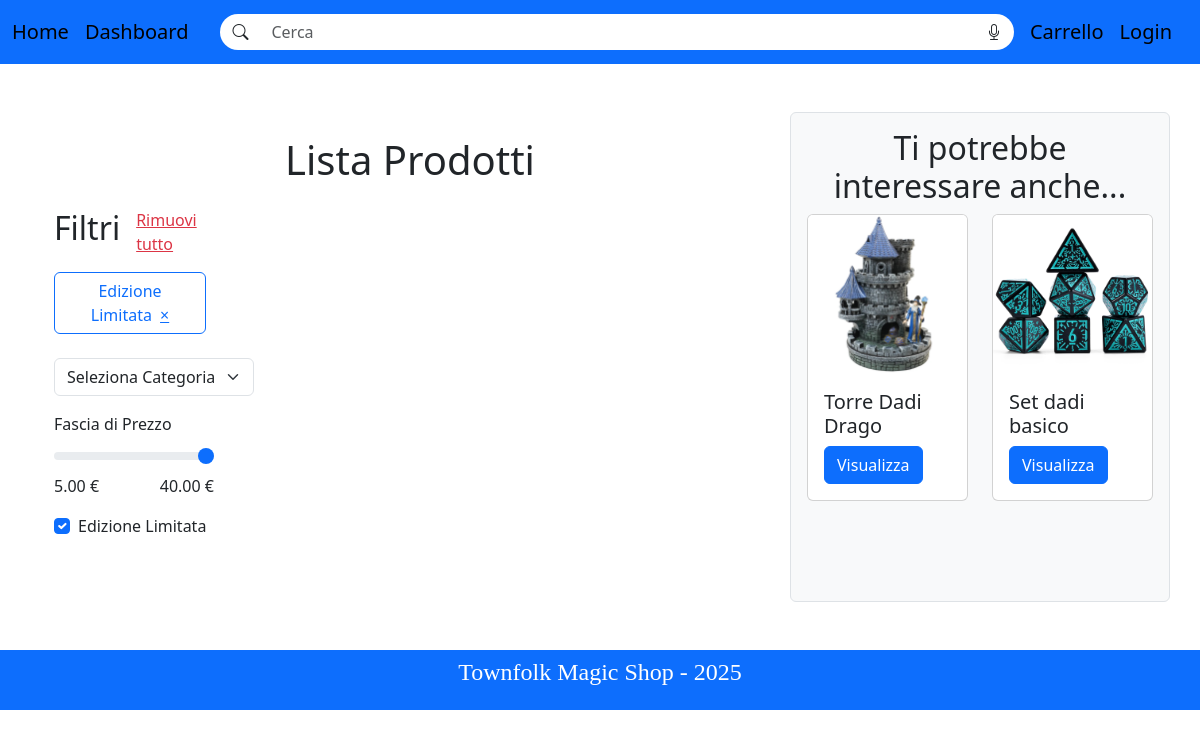
The app's page /dashboard.php?edizioneLimitata=1 with its own data.
### tables this page shows
CREATE TABLE `prodotti` (
  `id` int(11) NOT NULL,
  `id_categoria` int(11) NOT NULL,
  `id_venditore` int(11) NOT NULL,
  `titolo` varchar(150) NOT NULL,
  `descrizione` text NOT NULL,
  `prezzo` decimal(10,2) NOT NULL,
  `sconto` decimal(5,2) DEFAULT 0.00,
  `quantita_disponibile` int(11) NOT NULL,
  `immagine` varchar(250) NOT NULL,
  `data_creazione` timestamp NOT NULL DEFAULT current_timestamp(),
  `data_aggiornamento` timestamp NULL DEFAULT NULL ON UPDATE current_timestamp(),
  `edizione_limitata` tinyint(1) NOT NULL DEFAULT 0
);

### dashboard.php (called while the page is built)
<?php
require_once 'bootstrap.php';
$templateParams["titolo"] = "TownfolkMagicShop - Prodotti";
$minPrice = $dbh->getMinPrice();
$maxPrice = $dbh->getMaxPrice();
$selectedCategory = isset($_GET['categoria']) ? $_GET['categoria'] : '';
$selectedMaxPrice = isset($_GET['prezzoMax']) ? $_GET['prezzoMax'] : $maxPrice;
$limitedEdition = isset($_GET['edizioneLimitata']) && $_GET['edizioneLimitata'] == '1' ? true : false;
$templateParams["categorie"] = $dbh->getCategories();
$templateParams["prezzoMin"] = $minPrice;
$templateParams["prezzoMax"] = $maxPrice;
$templateParams["selectedCategory"] = $selectedCategory;
$templateParams["selectedMaxPrice"] = $selectedMaxPrice;
$templateParams["limitedEdition"] = $limitedEdition;
if ($templateParams["ruolo"] == "venditore") {
    if (isset($_GET['shortage']) && $_GET['shortage'] == 1) {
        $prodotti = $dbh->getShortageProducts($_SESSION["idutente"]);
    } else {
        $prodotti = $dbh->getProductsByUserId($_SESSION["idutente"]);
    }
} else {
    $prodotti = $dbh->getProductsByPriceRange($minPrice, $selectedMaxPrice);
    $prodotti = filterProducts($prodotti, $selectedCategory, $limitedEdition);
}
$templateParams["prodotti"] = $prodotti;
$templateParams["nome"] = "lista-prodotti.php";
$templateParams["formmsg"] = isset($_GET["formmsg"]) ? $_GET["formmsg"] : '';
require 'template/base.php';
?>

### bootstrap.php (called while the page is built, shortened)
<?php
require_once("utils/functions.php");
require_once("database/database.php");
$dbh = new DatabaseHelper("localhost", "root", "", "townfolkmagicshop", 3307);
$templateParams["ruolo"] = isUserLoggedIn() ? $dbh->getRoleByUsername($_SESSION["username"])["ruolo"] : "cliente";
$templateParams["prodottiCasuali"] = $dbh->getRandomProducts(2);
?>

### database/database.php (called while the page is built, shortened)
<?php
class DatabaseHelper
{
    private $db;
    public function __construct($servername, $username, $password, $dbname, $port)
    {
        $this->db = new mysqli($servername, $username, $password, $dbname, $port);
    }
    public function getRandomProducts($n = 2)
    {
        $stmt = $this->db->prepare("SELECT id, titolo, immagine FROM prodotti ORDER BY RAND() LIMIT ?");
        $stmt->bind_param('i', $n);
        $stmt->execute();
        $result = $stmt->get_result();
        return $result->fetch_all(MYSQLI_ASSOC);
    }
    public function getCategories()
    {
        $stmt = $this->db->prepare("SELECT * FROM categorie");
        $stmt->execute();
        $result = $stmt->get_result();
        return $result->fetch_all(MYSQLI_ASSOC);
    }
    public function getProductsByPriceRange($minPrice, $maxPrice)
    {
        $query = "SELECT * FROM prodotti WHERE prezzo BETWEEN ? AND ?";
        $stmt = $this->db->prepare($query);
        $stmt->bind_param('dd', $minPrice, $maxPrice);
        $stmt->execute();
        $result = $stmt->get_result();
        return $result->fetch_all(MYSQLI_ASSOC);
    }
    public function getMinPrice()
    {
        $stmt = $this->db->prepare("SELECT MIN(prezzo) as min_price FROM prodotti WHERE quantita_disponibile > 0");
        $stmt->execute();
        $result = $stmt->get_result();
        return $result->fetch_assoc()["min_price"];
    }
    public function getMaxPrice()
    {
        $stmt = $this->db->prepare("SELECT MAX(prezzo) as max_price FROM prodotti WHERE quantita_disponibile > 0");
        $stmt->execute();
        $result = $stmt->get_result();
        return $result->fetch_assoc()["max_price"];
    }
}
?>

### template/lista-prodotti.php (the view, shortened to what this page needs)
<section class="container my-4">
    <header class="mb-4">
        <h1 class="text-center">Lista Prodotti</h1>
    </header>
    <div class="row">
        <?php if ($templateParams["ruolo"] == "cliente"): ?>
            <div class="col-12 col-md-3 mb-4">
                <div class="d-flex justify-content-between align-items-center mb-3">
                    <h2 class="me-3">Filtri</h2>
                    <a href="dashboard.php" class="text-danger">Rimuovi tutto</a>
                </div>
                <div class="mb-3">
                    <?php if ($templateParams["limitedEdition"]): ?>
                        <button class="btn btn-outline-primary me-2 mb-2">
                            Edizione Limitata <a
                                href="<?php echo buildQuery('dashboard.php', updateQueryParams(['edizioneLimitata' => ''])); ?>"
                                class="ms-1">&times;</a>
                        </button>
                    <?php endif; ?>
                </div>
                <div class="mb-3">
                    <select class="form-select w-100" style="min-width: 200px;" onchange="location = this.value;">
                        <option value="dashboard.php" <?php echo !$templateParams["selectedCategory"] ? 'selected' : ''; ?>>
                            Seleziona Categoria</option>
                    </select>
                </div>
                <div class="mb-3">
                    <label for="priceRange" class="form-label">Fascia di Prezzo</label>
                    <input type="range" class="form-range" min="<?php echo $templateParams["prezzoMin"]; ?>"
                        max="<?php echo $templateParams["prezzoMax"]; ?>"
                        value="<?php echo $templateParams["selectedMaxPrice"]; ?>" id="priceRange"
                        onchange="location = '<?php echo buildQuery('dashboard.php', updateQueryParams(['prezzoMin' => $templateParams["prezzoMin"], 'prezzoMax' => ''])); ?>&prezzoMax=' + this.value;">
                    <div class="d-flex justify-content-between">
                        <span><?php echo $templateParams["prezzoMin"]; ?> €</span>
                        <span><?php echo $templateParams["prezzoMax"]; ?> €</span>
                    </div>
                </div>
                <div class="mb-3 form-check">
                    <input type="checkbox" class="form-check-input" id="limitedEdition" <?php echo $templateParams["limitedEdition"] ? 'checked' : ''; ?>
                        onchange="location = '<?php echo buildQuery('dashboard.php', updateQueryParams(['edizioneLimitata' => $templateParams["limitedEdition"] ? '' : '1'])); ?>';">
                    <label class="form-check-label" for="limitedEdition">Edizione Limitata</label>
                </div>
            </div>
        <?php endif; ?>
        <div class="col-12 col-md-9 mt-4 mt-md-0">
        </div>
    </div>
</section>

### template/base.php (shortened to what this page needs)
<!DOCTYPE html>
<html lang="it">
<head>
    <link rel="stylesheet" type="text/css" href="./css/style.css" />
    <link href="https://cdn.jsdelivr.net/npm/bootstrap-icons/font/bootstrap-icons.css" rel="stylesheet">
    <link href="https://cdn.jsdelivr.net/npm/bootstrap@5.3.3/dist/css/bootstrap.min.css" rel="stylesheet"
>
</head>
<body>
    <header class="bg-primary text-white text-center py-1">
        <nav class="navbar navbar-expand-lg navbar-light">
            <div class="container-fluid d-flex justify-content-between align-items-center">
                <div class="d-flex align-items-center">
                    <a class="navbar-brand d-none d-lg-block" href="index.php">Home</a>
                    <a class="navbar-brand d-none d-lg-block" href="dashboard.php">Dashboard</a>
                </div>
                <div class="flex-grow-1 mx-3 d-flex align-items-center position-relative">
                    <div class="input-group rounded-pill">
                        <span class="input-group-text bg-white border-0 rounded-pill-start"><i
                                class="bi bi-search"></i></span>
                        <input class="form-control border-0" type="search" id="search" placeholder="Cerca"
                            aria-label="Search">
                        <span class="input-group-text bg-white border-0 rounded-pill-end"><i
                                class="bi bi-mic"></i></span>
                    </div>
                </div>
                <div class="d-flex align-items-center">
                    <?php echo getUserIcon($templateParams["ruolo"]) ?>
                    <?php if (isUserLoggedIn()): ?>
                        <a class="navbar-brand d-none d-lg-block" href="login.php">Ciao,
                            <?php echo $_SESSION["username"]; ?>!</a>
                    <?php else: ?>
                        <a class="navbar-brand d-none d-lg-block" href="login.php">Login</a>
                    <?php endif; ?>
                </div>
            </div>
        </nav>
    </header>
    <div class="container mt-5 mb-5">
        <div class="row">
            <main id="main-content" class="col-12 col-md-8 order-md-1">
                <?php
                if (isset($templateParams["nome"])) {
                    require($templateParams["nome"]);
                }
                ?>
            </main>
            <aside class="col-12 col-md-4 order-md-2 mt-5 mt-md-0 p-3 border rounded bg-light">
                <?php if ($templateParams["ruolo"] == "venditore"): ?>
                    <section>
                        <h2 class="text-center">Link Utili</h2>
                        <div class="d-grid gap-2">
                            <a href="notifiche.php" class="btn btn-primary">Gestisci notifiche</a>
                            <a href="ordini.php" class="btn btn-primary">Gestisci ordini</a>
                            <a href="dashboard.php" class="btn btn-primary">Gestisci prodotti</a>
                        </div>
                    </section>
                <?php else: ?>
                    <section>
                        <h2 class="text-center">Ti potrebbe interessare anche...</h2>
                        <div class="row">
                            <?php foreach ($templateParams["prodottiCasuali"] as $prodottocasuale): ?>
                                <div class="col-12 col-md-6 mb-3">
                                    <div class="card">
                                        <img src="<?php echo UPLOAD_DIR . $prodottocasuale["immagine"]; ?>" class="card-img-top"
                                            alt="<?php echo $prodottocasuale["titolo"]; ?>">
                                        <div class="card-body">
                                            <h5 class="card-title"><?php echo $prodottocasuale["titolo"]; ?></h5>
                                            <a href="prodotto.php?id=<?php echo $prodottocasuale["id"]; ?>"
                                                class="btn btn-primary">Visualizza</a>
                                        </div>
                                    </div>
                                </div>
                            <?php endforeach; ?>
                        </div>
                    </section>
                <?php endif; ?>
            </aside>
        </div>
    </div>
    <footer class="bg-primary text-white text-center py-1">
        <p class="footer-text"> Townfolk Magic Shop - <?php echo date("Y"); ?></p>
    </footer>
</body>
</html>

### css/style.css (style rules this page uses)
.input-group-text.rounded-pill-start { border-top-left-radius: 50px; border-bottom-left-radius: 50px; }
.input-group-text.rounded-pill-end { border-top-right-radius: 50px; border-bottom-right-radius: 50px; }
.footer-text { font-family: 'UnifrakturCook', Georgia, serif; font-size: 1.5rem; }
@media (min-width: 768px) { .form-control::placeholder { color: transparent; } }

### records on screen
prodotti: immagine (picture), titolo "Torre Dadi Drago"
prodotti: immagine (picture), titolo "Set dadi basico"

### other values on screen
$templateParams["prezzoMin"] "5.00"
$templateParams["prezzoMax"] "40.00"
